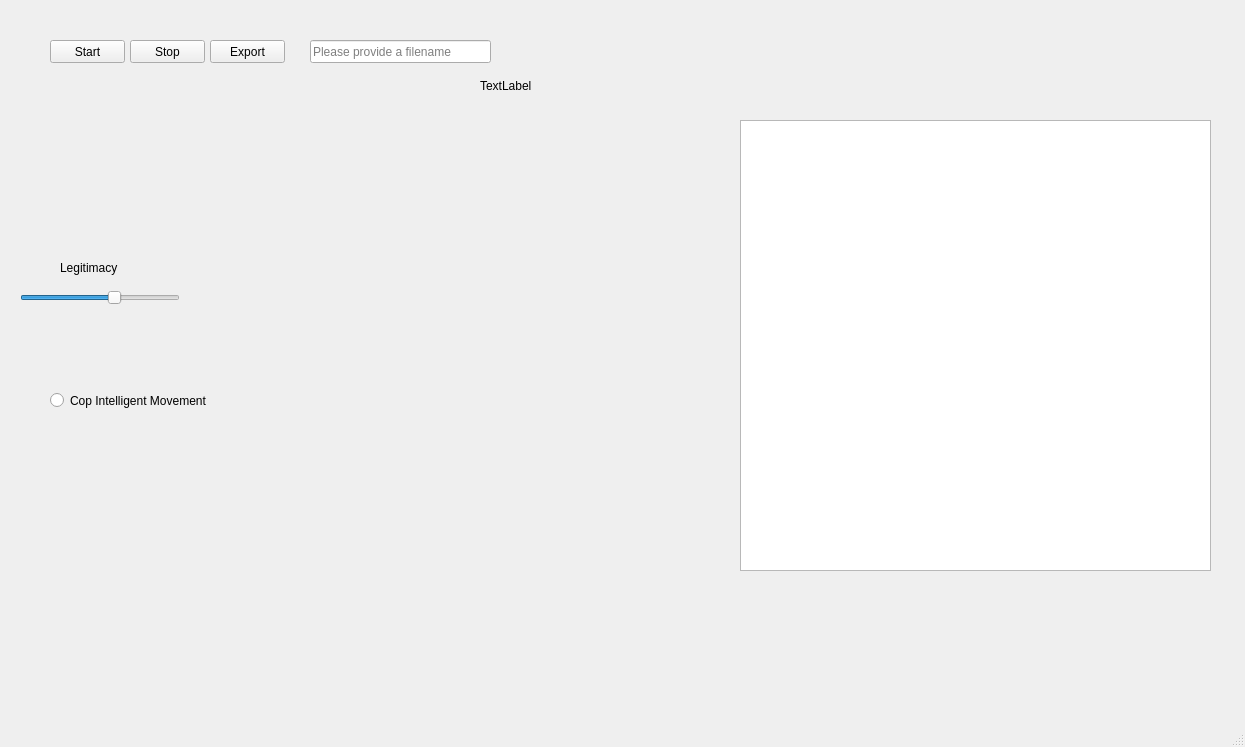
<?xml version="1.0" encoding="UTF-8"?>
<ui version="4.0">
 <class>MainWindow</class>
 <widget class="QMainWindow" name="MainWindow">
  <property name="geometry">
   <rect>
    <x>0</x>
    <y>0</y>
    <width>1245</width>
    <height>747</height>
   </rect>
  </property>
  <property name="windowTitle">
   <string>MainWindow</string>
  </property>
  <widget class="QWidget" name="centralwidget">
   <widget class="QPushButton" name="startRun">
    <property name="geometry">
     <rect>
      <x>50</x>
      <y>40</y>
      <width>75</width>
      <height>23</height>
     </rect>
    </property>
    <property name="text">
     <string>Start</string>
    </property>
   </widget>
   <widget class="QPushButton" name="stopRun">
    <property name="geometry">
     <rect>
      <x>130</x>
      <y>40</y>
      <width>75</width>
      <height>23</height>
     </rect>
    </property>
    <property name="text">
     <string>Stop</string>
    </property>
   </widget>
   <widget class="QPushButton" name="exportData">
    <property name="geometry">
     <rect>
      <x>210</x>
      <y>40</y>
      <width>75</width>
      <height>23</height>
     </rect>
    </property>
    <property name="text">
     <string>Export</string>
    </property>
   </widget>
   <widget class="QLabel" name="currentFieldLabel">
    <property name="geometry">
     <rect>
      <x>270</x>
      <y>140</y>
      <width>400</width>
      <height>400</height>
     </rect>
    </property>
    <property name="text">
     <string/>
    </property>
   </widget>
   <widget class="QLabel" name="stepNum">
    <property name="geometry">
     <rect>
      <x>480</x>
      <y>70</y>
      <width>231</width>
      <height>31</height>
     </rect>
    </property>
    <property name="text">
     <string>TextLabel</string>
    </property>
   </widget>
   <widget class="PlotWidget" name="graph">
    <property name="geometry">
     <rect>
      <x>740</x>
      <y>120</y>
      <width>471</width>
      <height>451</height>
     </rect>
    </property>
   </widget>
   <widget class="QSlider" name="legitimacySlider">
    <property name="geometry">
     <rect>
      <x>20</x>
      <y>290</y>
      <width>160</width>
      <height>16</height>
     </rect>
    </property>
    <property name="minimum">
     <number>0</number>
    </property>
    <property name="maximum">
     <number>100</number>
    </property>
    <property name="singleStep">
     <number>1</number>
    </property>
    <property name="value">
     <number>60</number>
    </property>
    <property name="sliderPosition">
     <number>60</number>
    </property>
    <property name="orientation">
     <enum>Qt::Horizontal</enum>
    </property>
   </widget>
   <widget class="QLabel" name="legitLabel">
    <property name="geometry">
     <rect>
      <x>60</x>
      <y>260</y>
      <width>121</width>
      <height>16</height>
     </rect>
    </property>
    <property name="text">
     <string>Legitimacy</string>
    </property>
   </widget>
   <widget class="QRadioButton" name="CopIntelligentMovement">
    <property name="geometry">
     <rect>
      <x>50</x>
      <y>390</y>
      <width>191</width>
      <height>21</height>
     </rect>
    </property>
    <property name="text">
     <string>Cop Intelligent Movement</string>
    </property>
    <property name="checked">
     <bool>false</bool>
    </property>
   </widget>
   <widget class="QLineEdit" name="fileName">
    <property name="geometry">
     <rect>
      <x>310</x>
      <y>40</y>
      <width>181</width>
      <height>23</height>
     </rect>
    </property>
    <property name="placeholderText">
     <string>Please provide a filename</string>
    </property>
   </widget>
  </widget>
  <widget class="QMenuBar" name="menubar">
   <property name="geometry">
    <rect>
     <x>0</x>
     <y>0</y>
     <width>1245</width>
     <height>20</height>
    </rect>
   </property>
  </widget>
  <widget class="QStatusBar" name="statusbar"/>
 </widget>
 <customwidgets>
  <customwidget>
   <class>PlotWidget</class>
   <extends>QGraphicsView</extends>
   <header>pyqtgraph/widgets/PlotWidget.h</header>
  </customwidget>
 </customwidgets>
 <resources/>
 <connections/>
</ui>
